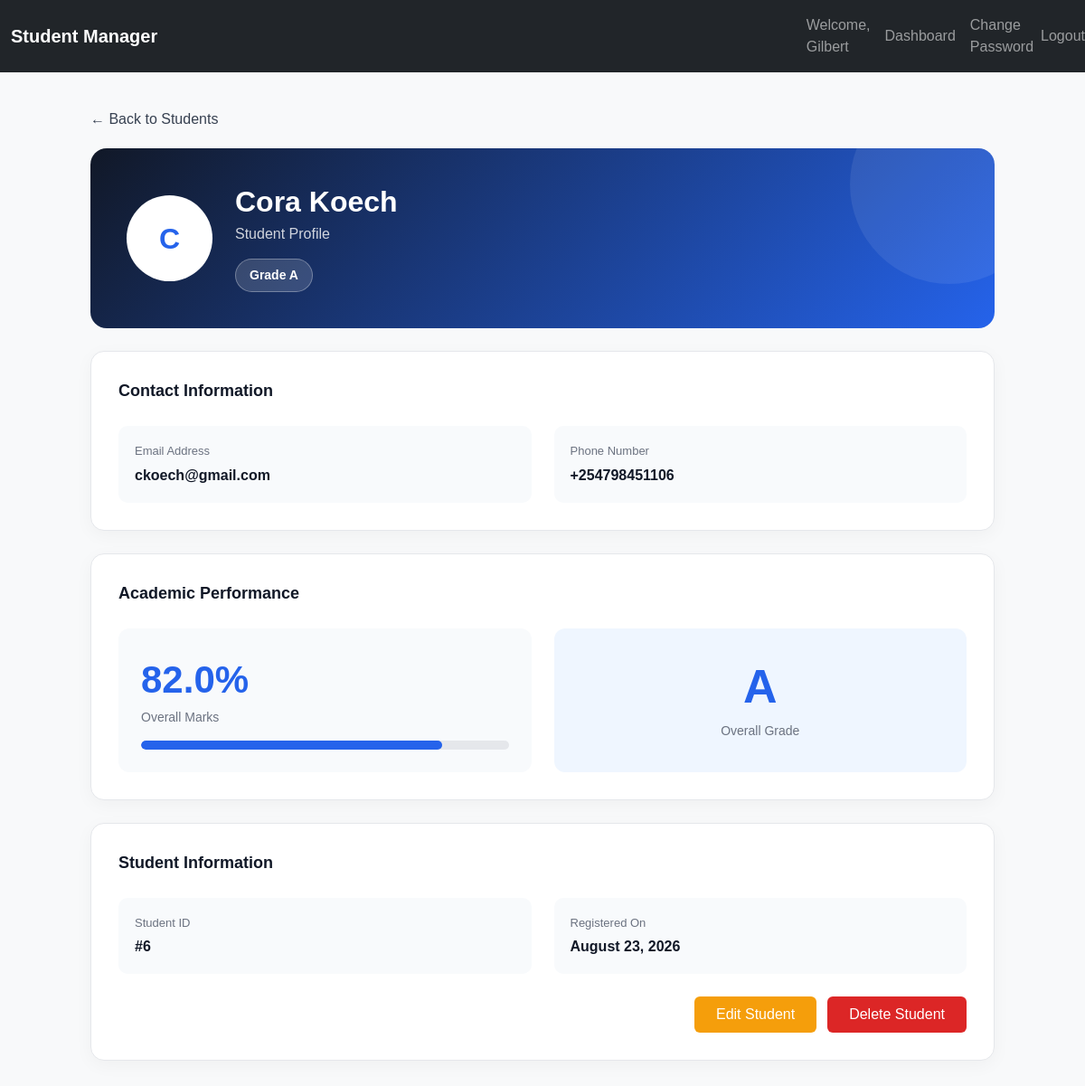
The app's page /students/6/ (signed in) with its own data.
### student_app/models.py (models this page shows, shortened)
class Student(models.Model):
    name = models.CharField(max_length=100)
    email = models.EmailField(unique=True)
    phone = models.CharField(max_length=20, blank=True, null=True)
    marks = models.FloatField()
    grade = models.CharField(max_length=10, blank=True)
    created_at = models.DateTimeField(auto_now_add=True)

### student_app/views.py (the view)
# urls.py: path('<int:pk>/', views.student_detail, name='detail'),
@login_required
def student_detail(request, pk):
    student = get_object_or_404(Student, pk=pk)
    return render(request, 'student_app/student_detail.html', {'student': student})

### templates/student_app/student_detail.html (shortened to what this page needs)
{% extends 'base.html' %}
{% block content %}
<div class="profile-wrapper">
    <a href="{% url 'student_app:list' %}" class="back-link">
        ← Back to Students
    </a>
    <div class="profile-header">
        <div class="profile-top">
            <div class="avatar">
                {{ student.name|slice:":1"|upper }}
            </div>
            <div class="profile-name">
                <h1>
                    {{ student.name }}
                </h1>
                <p>
                    Student Profile
                </p>
                <span class="grade-badge">
                    Grade {{ student.grade }}
                </span>
            </div>
        </div>
    </div>
    <div class="info-card">
        <div class="section-title">
            Contact Information
        </div>
        <div class="info-grid">
            <div class="info-item">
                <span class="info-label">
                    Email Address
                </span>
                <span class="info-value">
                    {{ student.email }}
                </span>
            </div>
            <div class="info-item">
                <span class="info-label">
                    Phone Number
                </span>
                <span class="info-value">
                    {{ student.phone|default:"Not Provided" }}
                </span>
            </div>
        </div>
    </div>
    <div class="info-card">
        <div class="section-title">
            Academic Performance
        </div>
        <div class="academic-grid">
            <div class="performance-box">
                <div class="performance-number">
                    {{ student.marks }}%
                </div>
                <div class="performance-label">
                    Overall Marks
                </div>
                <div class="progress">
                    <div
                        class="progress-bar"
                        role="progressbar"
                        style="width: {{ student.marks }}%;"
                        aria-valuenow="{{ student.marks }}"
                        aria-valuemin="0"
                        aria-valuemax="100">
                    </div>
                </div>
            </div>
            <div class="grade-box">
                <div class="grade-letter">
                    {{ student.grade }}
                </div>
                <div class="grade-description">
                    Overall Grade
                </div>
            </div>
        </div>
    </div>
    <div class="info-card">
        <div class="section-title">
            Student Information
        </div>
        <div class="info-grid">
            <div class="info-item">
                <span class="info-label">
                    Student ID
                </span>
                <span class="info-value">
                    #{{ student.pk }}
                </span>
            </div>
            <div class="info-item">
                <span class="info-label">
                    Registered On
                </span>
                <span class="info-value">
                    {{ student.created_at|date:"F d, Y" }}
                </span>
            </div>
        </div>
        <div class="actions">
            <a
                href="{% url 'student_app:edit' student.pk %}"
                class="btn btn-edit px-4 py-2">
                Edit Student
            </a>
            <a
                href="{% url 'student_app:delete' student.pk %}"
                class="btn btn-delete px-4 py-2">
                Delete Student
            </a>
        </div>
    </div>
</div>
{% endblock %}

### templates/base.html (shortened to what this page needs)
{% load static %}
<!DOCTYPE html>
<html lang="en">
<head>
    <link href="https://cdn.jsdelivr.net/npm/bootstrap@5.3.0/dist/css/bootstrap.min.css" rel="stylesheet">
    <link rel="stylesheet" href="{% static 'css/style.css' %}">
</head>
<body class="bg-light">
    <nav class="navbar navbar-expand-lg navbar-dark bg-dark mb-4">
        <div class="container">
            <a class="navbar-brand fw-bold" href="{% url 'student_app:list' %}">Student Manager</a>
        </div>
        <div class="collapse navbar-collapse" id="navbarContent">
            <ul class="navbar-nav ms-auto align-items-center">
                {% if user.is_authenticated %}
                <li class="nav-item">
                    <span class="nav-link">Welcome, {{ user.username }}</span>
                </li>
                    <li class="nav-item">
                        <a class="nav-link" href="{% url 'student_app:list' %}">Dashboard</a>
                    </li>
                    <li class="nav-item">
                        <a class="nav-link" href="{%url 'password_change' %}">Change Password</a>
                    </li>
                    <li class="nav-item">
                        <form method="post" action="{%url 'logout' %}"class="d-inline">
                            <button type="submit" class="btn btn-link nav-link" style="display: inline; padding: 0; border: none; background: none;">Logout</button>
                        </form>
                {% endif %}
            </ul>
        </div>
    </nav>
    <div class="container">
        {% block content %}
        {% endblock %}
    </div>
</body>
</html>

### student_app/static/css/style.css (style rules this page uses)
* { box-sizing: border-box; }
body { margin: 0; font-family: Arial, Helvetica, sans-serif; }

### templates/student_app/student_detail.html (style rules this page uses)
.profile-wrapper { max-width: 1000px; margin: 40px auto; }
.profile-header { background: linear-gradient(135deg, #111827, #2563eb); border-radius: 18px; padding: 40px; color: white; position: relative; overflow: hidden; }
.profile-header::after { content: ""; position: absolute; width: 220px; height: 220px; border-radius: 50%; background: rgba(255, 255, 255, 0.08); right: -60px; top: -70px; }
.profile-top { display: flex; align-items: center; gap: 25px; position: relative; z-index: 2; }
.avatar { width: 95px; height: 95px; border-radius: 50%; background: white; color: #2563eb; display: flex; align-items: center; justify-content: center; font-size: 32px; font-weight: 700; flex-shrink: 0; }
.profile-name h1 { margin: 0; font-size: 32px; font-weight: 700; }
.profile-name p { margin: 5px 0 0; opacity: 0.8; }
.grade-badge { display: inline-block; margin-top: 15px; padding: 7px 15px; border-radius: 30px; font-size: 14px; font-weight: 600; background: rgba(255,255,255,0.15); border: 1px solid rgba(255,255,255,0.3); }
.back-link { display: inline-block; margin-bottom: 20px; color: #374151; text-decoration: none; font-weight: 500; }
.info-card { background: white; border-radius: 15px; padding: 30px; margin-top: 25px; border: 1px solid #e5e7eb; box-shadow: 0 5px 20px rgba(0,0,0,0.04); }
.section-title { font-size: 18px; font-weight: 700; color: #111827; margin-bottom: 25px; }
.info-grid { display: grid; grid-template-columns: repeat(2, 1fr); gap: 25px; }
.info-item { padding: 18px; background: #f8fafc; border-radius: 10px; }
.info-label { display: block; color: #6b7280; font-size: 13px; margin-bottom: 5px; }
.info-value { color: #111827; font-size: 16px; font-weight: 600; word-break: break-word; }
.academic-grid { display: grid; grid-template-columns: 1fr 1fr; gap: 25px; }
.performance-box { padding: 25px; background: #f8fafc; border-radius: 12px; }
.performance-number { font-size: 42px; font-weight: 700; color: #2563eb; }
.performance-label { color: #6b7280; font-size: 14px; }
.progress { height: 10px; margin-top: 15px; border-radius: 20px; background: #e5e7eb; }
.progress-bar { border-radius: 20px; background: #2563eb; }
.grade-box { padding: 25px; border-radius: 12px; background: #eff6ff; text-align: center; }
.grade-letter { font-size: 52px; font-weight: 800; color: #2563eb; }
.grade-description { color: #6b7280; font-size: 14px; }
.actions { display: flex; justify-content: flex-end; gap: 12px; margin-top: 25px; }
.btn-edit { background: #f59e0b; color: white; border: none; }
.btn-delete { background: #dc2626; color: white; border: none; }

### records on screen
Student: name "C", name "Cora Koech", grade "A", email "ckoech@gmail.com", phone "+254798451106", marks "82.0", pk "6", created_at "August 23, 2026"

### other values on screen
{{ user.username }} "Gilbert"
